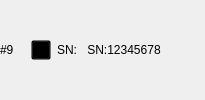
              <widget class="QWidget" name="widget_camera9" native="true">
               <layout class="QHBoxLayout" name="horizontalLayout_23">
                <property name="leftMargin">
                 <number>0</number>
                </property>
                <property name="topMargin">
                 <number>0</number>
                </property>
                <property name="rightMargin">
                 <number>0</number>
                </property>
                <property name="bottomMargin">
                 <number>0</number>
                </property>
                <item>
                 <widget class="QLabel" name="label_31">
                  <property name="text">
                   <string>#9  </string>
                  </property>
                 </widget>
                </item>
                <item>
                 <spacer name="horizontalSpacer_34">
                  <property name="orientation">
                   <enum>Qt::Horizontal</enum>
                  </property>
                  <property name="sizeType">
                   <enum>QSizePolicy::Fixed</enum>
                  </property>
                  <property name="sizeHint" stdset="0">
                   <size>
                    <width>5</width>
                    <height>20</height>
                   </size>
                  </property>
                 </spacer>
                </item>
                <item>
                 <widget class="QPushButton" name="pbt_camera9">
                  <property name="sizePolicy">
                   <sizepolicy hsizetype="Fixed" vsizetype="Fixed">
                    <horstretch>0</horstretch>
                    <verstretch>0</verstretch>
                   </sizepolicy>
                  </property>
                  <property name="minimumSize">
                   <size>
                    <width>20</width>
                    <height>20</height>
                   </size>
                  </property>
                  <property name="maximumSize">
                   <size>
                    <width>20</width>
                    <height>20</height>
                   </size>
                  </property>
                  <property name="styleSheet">
                   <string notr="true">QPushButton
{   
    border-image:  url(:/image/camera_off.png);
    background:transparent; 
}

QPushButton:checked
{
    border-image: url(:/image/camera.png);
}
</string>
                  </property>
                  <property name="text">
                   <string/>
                  </property>
                  <property name="checkable">
                   <bool>true</bool>
                  </property>
                 </widget>
                </item>
                <item>
                 <widget class="QLabel" name="label_43">
                  <property name="text">
                   <string>SN:</string>
                  </property>
                 </widget>
                </item>
                <item>
                 <widget class="QPushButton" name="pbt_SN9">
                  <property name="text">
                   <string>SN:12345678</string>
                  </property>
                  <property name="checkable">
                   <bool>true</bool>
                  </property>
                  <property name="flat">
                   <bool>true</bool>
                  </property>
                 </widget>
                </item>
                <item>
                 <spacer name="horizontalSpacer_35">
                  <property name="orientation">
                   <enum>Qt::Horizontal</enum>
                  </property>
                  <property name="sizeHint" stdset="0">
                   <size>
                    <width>40</width>
                    <height>20</height>
                   </size>
                  </property>
                 </spacer>
                </item>
               </layout>
              </widget>
